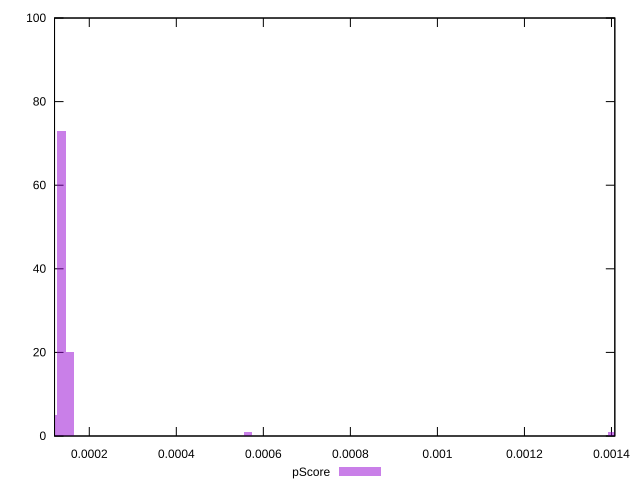

Source code (gnuplot):
reset

$pScore <<EOF
0.0014011985260056652 1
0.000136227634472773 73
0.00015568872511174058 20
0.00011676654383380544 5
0.0005643716285300596 1
EOF

set key outside below
set boxwidth 0.000019461090638967573
set xrange [0.00012014205782978626:0.0014077051457959677]
set yrange [0:100]
set trange [0:100]
set style fill transparent solid 0.5 noborder
set terminal svg size 640, 490 enhanced background rgb 'white'
set output "reports/report_00033_2021-03-01T14-23-16.841Z/largest-contentful-paint/samples/astro-cached/pScore/histogram.svg"

plot $pScore title "pScore" with boxes

reset
